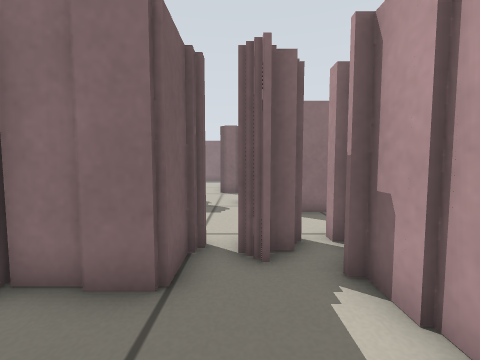
view 1 (above)

20 first-person views from a walk through a robot-simulator world made for Stage. The camera is 0.45 m above the floor, tilts 4° down and sees 90° across. Floor lines are 1 m apart. The floor is counted in squares, 0.25 m on a side. Each view is taken from the middle of a square. On the plan, view 1 faces up. The plan holds only what a view shows up to about 14 squares ahead; the rest is blank. The place goes on beyond the plan. Robots are left out.

view 2
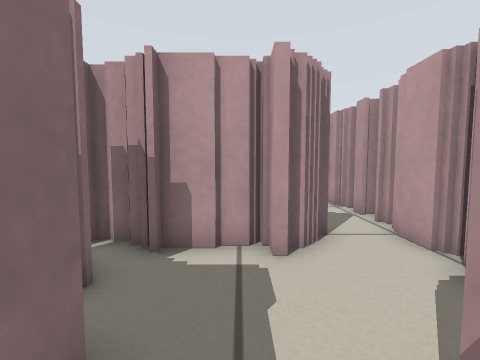

view 3
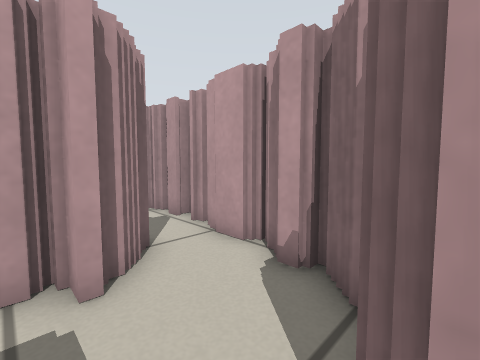

view 4
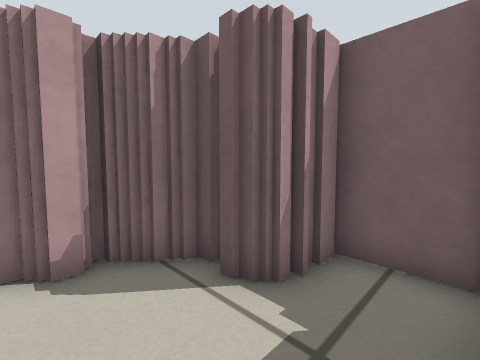

view 5
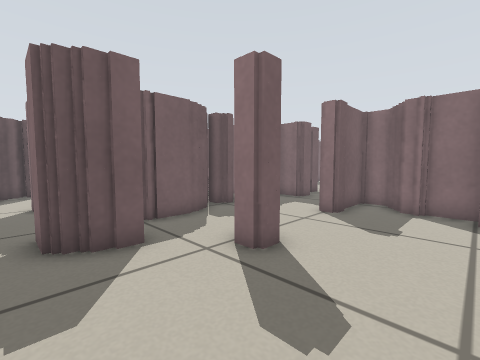

view 6
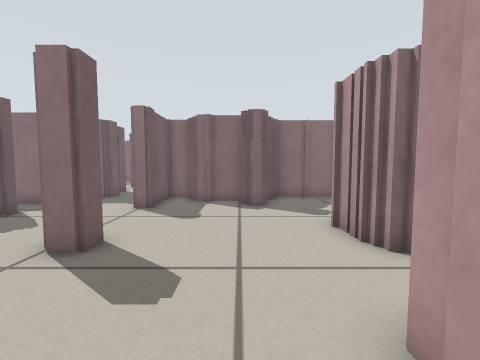

view 7
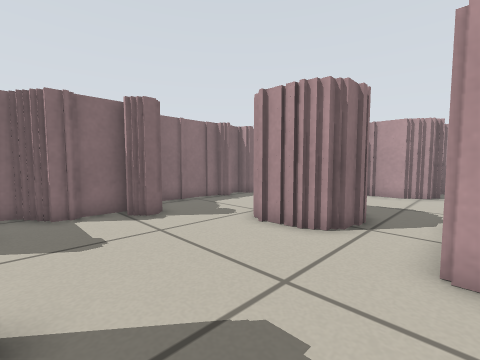

view 8
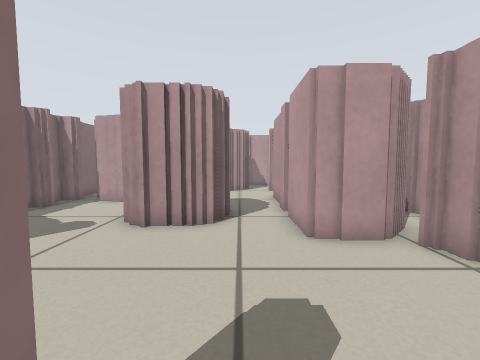

view 9
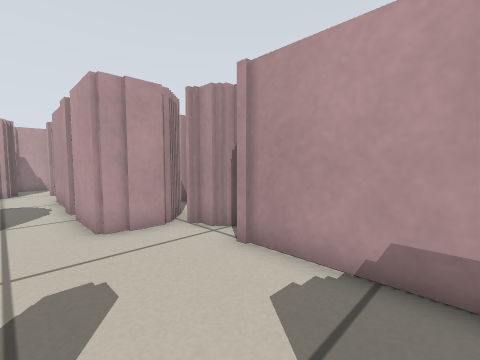

view 10
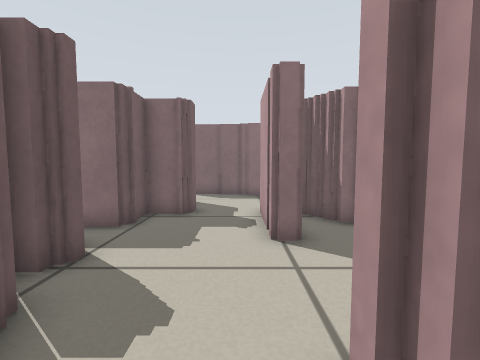

view 11
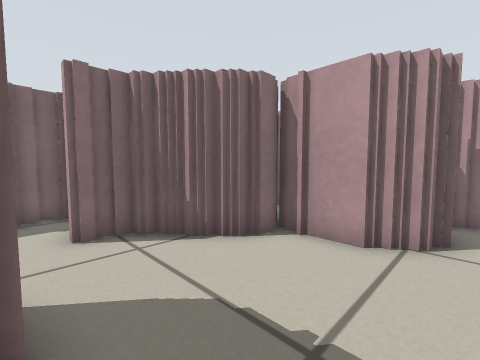

view 12
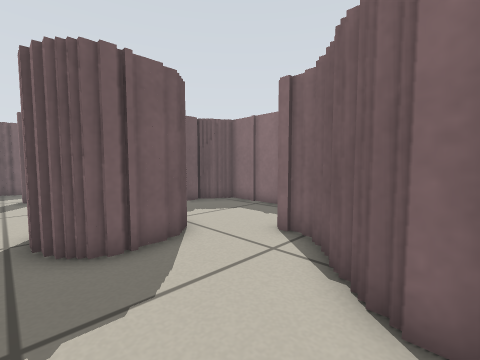

view 13
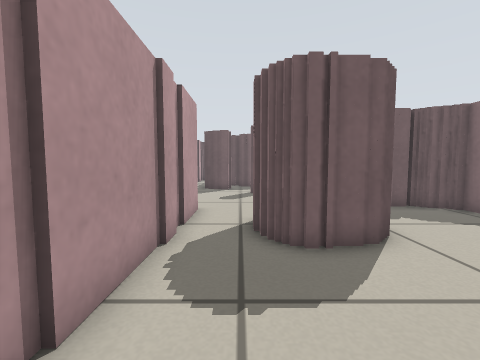

view 14
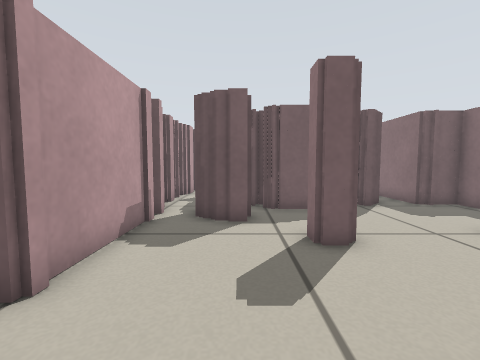

view 15
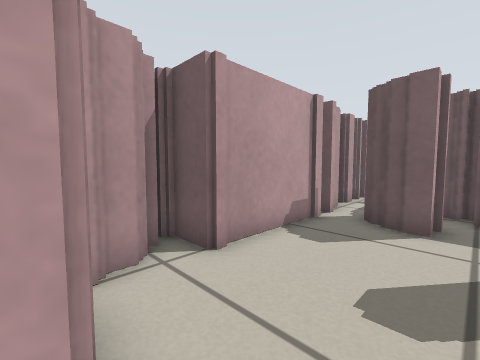

view 16
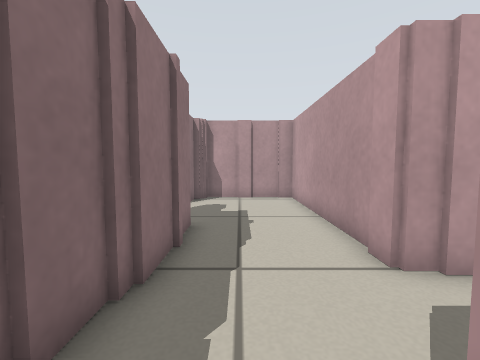

view 17
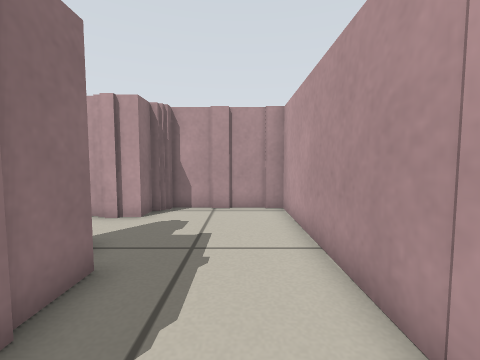

view 18
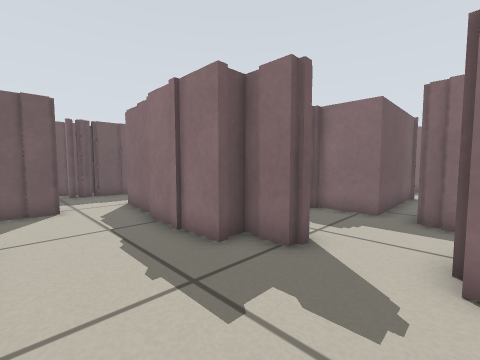

view 19
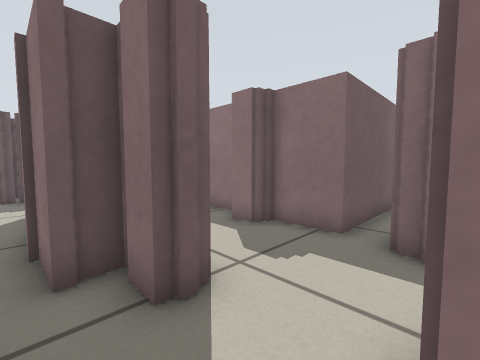

view 20
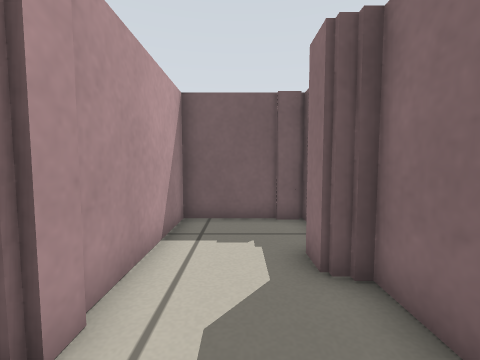

### Floor plan
Key: @ floor where view 1 was taken; # wall or solid block; . floor; T thing the floor can be seen under or through.
Columns run from 4 left of view 1 to 28 right of it. Each row starts with its distance up from view 1.
 21              #########
 20              #.......##
 19              #........#
 18              #........#
 17        ##    #######..#
 16      ### ..#########..###
 15       ## ......####.....#
 14       ##................#
 13   ..       ##...........#
 12   ..       ##.......... #
 11    .       ##..#############
 10    .       ##..#######. ##.#
  9    .. ######...#.####......#
  8    .. .. ......#...##.....##
  7    .. ..  ##..............###
  6    . TT   ##...........##...##
  5    #TTTT   #..........####...###
  4 #  #.TT    ##.........# ##....##
  3 ####..#    ##..#......####....##
  2 #.....##  ###..................##
  1 ###...##   ###..................#
  0   ##@..#  ..##.......############
 -1   ##................ #
 -2    ######.#########.##
 -3         ####      ####

Where each view was taken, in squares from view 1:
view 1: 0 up, 0 right, facing up
view 2: 2 up, 3 left, facing right
view 3: 2 up, 2 left, facing down-right
view 4: 3 up, 1 right, facing down-left
view 5: 1 down, 15 right, facing up-left
view 6: 2 down, 15 right, facing up
view 7: 0 up, 12 right, facing up-right
view 8: 2 up, 11 right, facing right
view 9: 2 up, 10 right, facing down-right
view 10: 2 up, 10 right, facing up
view 11: 1 up, 21 right, facing up-right
view 12: 2 up, 26 right, facing up-left
view 13: 2 up, 26 right, facing left
view 14: 1 up, 17 right, facing left
view 15: 2 up, 17 right, facing down-left
view 16: 14 up, 7 right, facing right
view 17: 13 up, 10 right, facing right
view 18: 12 up, 18 right, facing up-left
view 19: 15 up, 18 right, facing up-left
view 20: 19 up, 17 right, facing left
